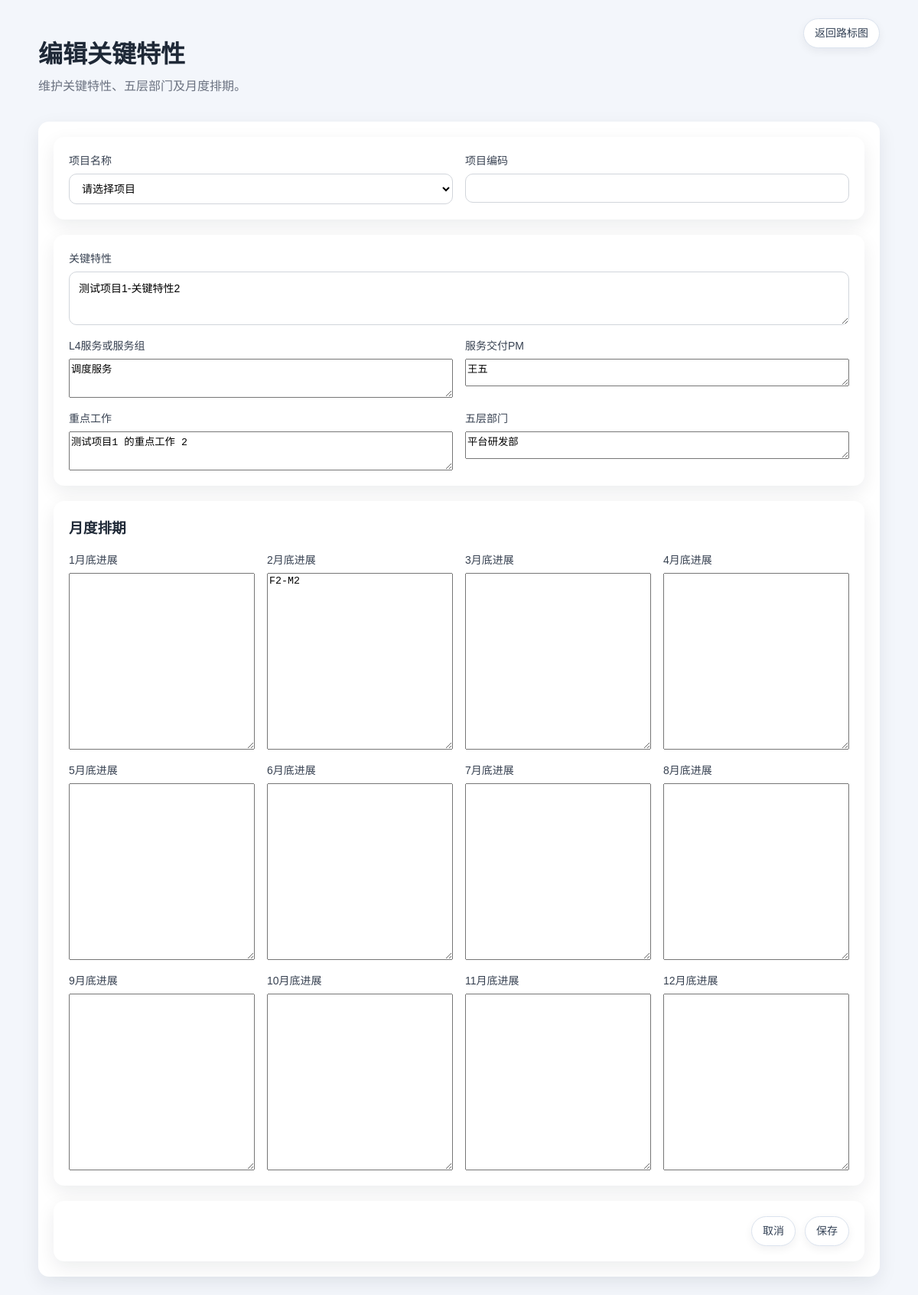
Page /admin/features/2/edit on the committed database.
### tables this page shows
CREATE TABLE project_features (
                id INTEGER PRIMARY KEY AUTOINCREMENT,
                project_id INTEGER,
                project_name TEXT,
                five_level_department TEXT,
                focus_work TEXT,
                feature_name TEXT,
                service_group TEXT,
                delivery_pm TEXT,
                "1/31" TEXT,
                "2/28" TEXT,
                "3/31" TEXT,
                "4/30" TEXT,
                "5/31" TEXT,
                "6/30" TEXT,
                "7/31" TEXT,
                "8/31" TEXT,
                "9/30" TEXT,
                "10/31" TEXT,
                "11/30" TEXT,
                "12/31" TEXT,
                created_at TEXT DEFAULT CURRENT_TIMESTAMP,
                updated_at TEXT DEFAULT CURRENT_TIMESTAMP,
                FOREIGN KEY(project_id) REFERENCES projects(id) ON DELETE CASCADE
            );

### src/app.py (the view, shortened to what this page needs)
@app.route('/admin/features/<int:feature_id>/edit', methods=['GET', 'POST'])
@login_required
def admin_feature_edit(feature_id):
    denied = require_feature('manage_features', '当前账号不能管理关键特性')
    if denied:
        return denied
    feature = load_project_feature(feature_id)
    if not feature:
        return redirect(url_for('roadmap'))
    project_options = get_project_options()
    feature = dict(feature)
    selected_project = next((item for item in project_options if item['project_name'] == feature.get('project_name')), None)
    feature['project_code'] = selected_project['project_code'] if selected_project else ''
    return render_template('feature_form.html', feature=feature, months=MILESTONE_COLUMNS, mode='edit', project_options=project_options, **build_auth_context())

### src/app.py (called while the page is built, shortened)
@app.context_processor
def inject_template_helpers():
    return {
        'milestone_image_url': milestone_image_url,
    }

def default_feature_flags(role):
    role = normalize_permission_role(role)
    if role == 'admin':
        return {key: True for key in FEATURE_KEYS}
    return {
        'view_system': False,
        'manage_permissions': False,
        'manage_backup': False,
        'submit_requirement': True,
        'manage_requirement_status': False,
        'manage_projects': False,
        'manage_features': False,
        'manage_service_resources': False,
        'import_export_data': True,
    }

def normalize_permission_role(role_text):
    role = (role_text or '').strip().lower()
    return 'admin' if role == 'admin' else 'guest'

def oauth_enabled():
    return os.getenv("RELEASEPLAN_OAUTH_ENABLED", "false").lower() == "true"

def local_admin_enabled():
    admin_username = (os.getenv('RELEASEPLAN_LOCAL_ADMIN_USERNAME') or '').strip()
    admin_password = (os.getenv('RELEASEPLAN_LOCAL_ADMIN_PASSWORD') or '').strip()
    guest_username = (os.getenv('RELEASEPLAN_LOCAL_GUEST_USERNAME') or '').strip()
    guest_password = (os.getenv('RELEASEPLAN_LOCAL_GUEST_PASSWORD') or '').strip()
    return bool((admin_username and admin_password) or (guest_username and guest_password))

def auth_mode():
    if oauth_enabled() and local_admin_enabled():
        return 'hybrid'
    if oauth_enabled():
        return 'oauth2'
    if local_admin_enabled():
        return 'local'
    return 'none'

def get_current_user():
    return session.get('oauth_user') or session.get('local_user')

def get_current_user_roles():
    user = get_current_user() or {}
    roles = user.get('roles') or []
    if isinstance(roles, str):
        roles = [roles]
    return [str(role).strip().lower() for role in roles if str(role).strip()]

def get_current_user_features(user=None):
    user = user if user is not None else get_current_user()
    if not isinstance(user, dict):
        return default_feature_flags('guest')

def can_access(feature_key, user=None):
    mode = auth_mode()
    if mode == 'none':
        return True
    features = get_current_user_features(user)
    return bool(features.get(feature_key))

def can_edit(user=None):
    return can_access('manage_projects', user) or can_access('manage_features', user) or can_access('manage_service_resources', user) or can_access('manage_backup', user) or can_access('manage_permissions', user)

### templates/feature_form.html (shortened to what this page needs)
<!doctype html>
<html lang="zh-CN">
<head>
  <link rel="stylesheet" href="{{ url_for('static', filename='style.css') }}">
</head>
<body>
  <div class="page form-page">
    <header class="toolbar">
      <div>
        <h1>{% if mode == 'edit' %}编辑关键特性{% else %}新增关键特性{% endif %}</h1>
        <p>维护关键特性、五层部门及月度排期。</p>
      </div>
      <div class="toolbar-actions">
        <a class="button secondary" href="{{ url_for('roadmap') }}">返回路标图</a>
      </div>
    </header>
    <form method="post" class="card project-form">
      <div class="card inner-card">
        <div class="form-grid">
          <label>项目名称
            <select name="project_name" id="project_name" required>
              <option value="">请选择项目</option>
            </select>
          </label>
          <label>项目编码<input type="text" id="project_code" value="{{ feature.project_code or '' }}" readonly tabindex="-1"></label>
        </div>
      </div>
      <div class="card inner-card">
        <div class="form-grid">
          <label class="block-field">关键特性<textarea name="feature_name" rows="3">{{ feature.feature_name or '' }}</textarea></label>
          <label>L4服务或服务组<textarea name="service_group" rows="3">{{ feature.service_group or '' }}</textarea></label>
          <label>服务交付PM<textarea name="delivery_pm" rows="2">{{ feature.delivery_pm or '' }}</textarea></label>
          <label>重点工作<textarea name="focus_work" rows="3">{{ feature.focus_work or '' }}</textarea></label>
          <label>五层部门<textarea name="five_level_department" rows="2">{{ feature.five_level_department or '' }}</textarea></label>
        </div>
      </div>
      <div class="card inner-card">
        <h3>月度排期</h3>
        <div class="month-grid-form">
          {% for month in months %}
            <label>{{ month.split('/')[0] }}月底进展<textarea name="{{ month }}" rows="15">{{ feature[month] if feature and month in feature else '' }}</textarea></label>
          {% endfor %}
        </div>
      </div>
      <div class="card inner-card">
      <div class="toolbar-actions">
        <a class="button secondary" href="{{ url_for('roadmap') }}">取消</a>
        <button class="button" type="submit">保存</button>
      </div>
    </form>
  </div>
</body>
</html>

### static/style.css (style rules this page uses)
body { margin: 0; font-family: Arial, "PingFang SC", "Microsoft YaHei", sans-serif; background: #f3f6fb; color: #1f2937; }
.page { max-width: 1500px; margin: 0 auto; padding: 24px; }
header h1 { margin-bottom: 8px; }
header p { margin-top: 0; color: #6b7280; }
.card { background: #fff; border-radius: 16px; box-shadow: 0 8px 24px rgba(15, 23, 42, 0.08); }
.toolbar { display: flex; justify-content: space-between; gap: 16px; align-items: flex-start; margin-bottom: 20px; }
.toolbar-actions { display: flex; gap: 12px; align-items: center; flex-wrap: wrap; overflow: visible; }
.button { display: inline-flex; align-items: center; justify-content: center; padding: 10px 14px; border-radius: 999px; background: #ffffff; color: #334155; text-decoration: none; border: 1px solid #dbe3ee; cursor: pointer; font-size: 14px; font-family: inherit; line-height: 1.2; box-shadow: 0 4px 12px rgba(15, 23, 42, 0.06); }
.button.secondary { background: #ffffff; color: #334155; border-color: #dbe3ee; }
.card { background: #fff; border-radius: 14px; padding: 20px; box-shadow: 0 8px 24px rgba(15, 23, 42, 0.08); }
.form-page { max-width: 1100px; }
.project-form { display: flex; flex-direction: column; gap: 20px; }
.project-form .toolbar-actions { justify-content: flex-end; }
.form-grid { display: grid; grid-template-columns: repeat(2, minmax(0, 1fr)); gap: 16px; }
.form-grid label, .month-grid-form label, .block-field { display: flex; flex-direction: column; gap: 8px; font-size: 14px; color: #374151; }
.form-grid > .block-field { grid-column: 1 / -1; }
.form-grid input, .form-grid select, .month-grid-form input, .block-field textarea { border: 1px solid #d1d5db; border-radius: 10px; padding: 10px 12px; font-size: 14px; font-family: inherit; background: #fff; }
.inner-card h3 { margin-top: 0; }
.month-grid-form { display: grid; grid-template-columns: repeat(4, minmax(0, 1fr)); gap: 16px; }

### rows in the picture
project_features: feature_name "测试项目1-关键特性2", service_group "调度服务", delivery_pm "王五", focus_work "测试项目1 的重点工作 2", five_level_department "平台研发部", feature "F2-M2"

### other values in the picture
{{ month.split('/')[0] }} "1" "2" "3" "4" "5" "6" "7" "8" "9" "10" "11" "12"
